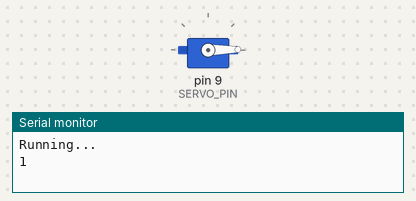
This sketch was run on a simulated Arduino Uno, built with avr-gcc and run on an emulated ATmega328P. Parts: servo, the last lines printed to the serial monitor.

Above: at 0.05 s.
At 4.55 s:
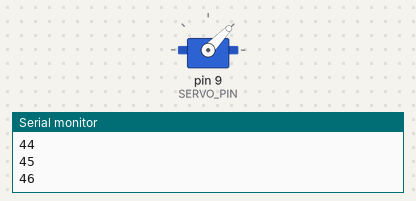
At 9.06 s:
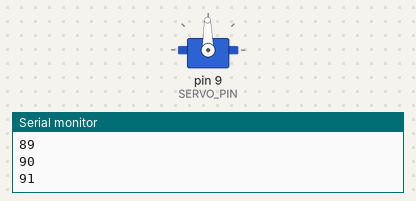
At 18.0 s:
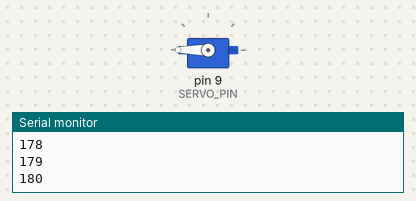
Timing chart, 0 to 19.5 s (numbered marks = the images above):
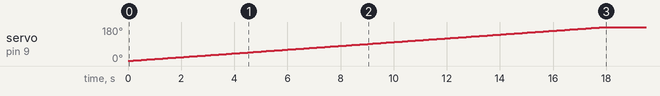

Measured:
- by itself, servo on pin 9 (SERVO_PIN): moves from 1° to 180° over 17.8 s

The sketch:

ITKIDS_servomator.ino
```cpp
#include <Servo.h>
const int SERVO_PIN  = 9;
int timer = 100;
Servo servo;
int holat = 0;
void setup() {
  Serial.begin(9600);  // bizga malumot chiqarish uchun monitorni ulaymiz
  Serial.println("Running..."); // dastur ishga tushganligi haqida monitorga malumot ni chiqaramiz
  servo.attach(SERVO_PIN);    // arduinoga servoni bog`laymiz
  servo.write(holat);  // servo qay holatda bolsa ham  0 ga qaytaryapmiz

}
int sanoq = 0;
void loop() {

    sanoq+=1;
    Serial.println(sanoq);

    servo.write(sanoq);
    delay(timer);

}

//void loop() {
//    servo.write(holat);
//    delay(timer);
//    servo.write(10);
//    delay(timer);
//    servo.write(20);
//    delay(timer);
//        servo.write(30);
//    delay(timer);
//        servo.write(40);
//    delay(timer);
//        servo.write(50);
//    delay(timer);
//        servo.write(60);
//    delay(timer);
//        servo.write(70);
//    delay(timer);
//        servo.write(80);
//    delay(timer);
//        servo.write(90);
//    delay(timer);
//
//    servo.write(holat);
//    delay(timer);
//}

//void loop() {
//    servo.write(holat); // har safar servoni holatini 0 ga keltirsin
//    delay(2000);
//    servo.write(180);  // servoni holatini 90 gradusga burish
//    delay(2000);  // 2 secund tohtash
//    servo.write(holat);  // yana 0 ga keltirish
//    delay(2000);
//}

//void loop() {
//    servo.write(0); // har safar servoni holatini 0 ga keltirsin
//    delay(2000);
//    servo.write(90);  // servoni holatini 90 gradusga burish
//    delay(2000);  // 2 secund tohtash
//    servo.write(180);  // yana 0 ga keltirish
//    delay(2000);
//}
```
